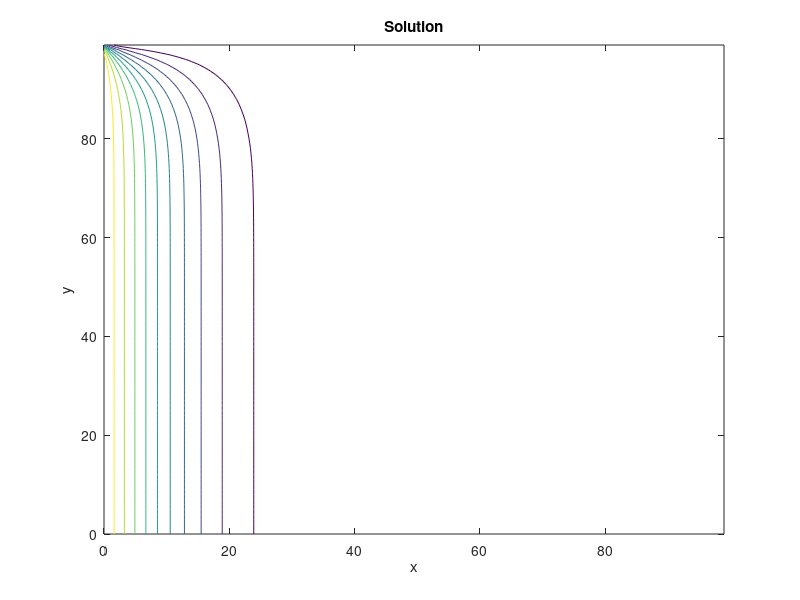

This chart was generated by the following MATLAB code:
clear;close all;clc;

% With non-equal weights, things get more complicated in the main solver
% loop, compared to D1Q2 and D2Q4, which both have lattice links of equal
% weight.

% Input parameters.
nodes = [100, 100]; % x nodes, y nodes.
dh = 1; % dh = dx = dy.
dt = 1; % timestep.
timesteps = 400;
alpha = 0.25; % Physical constant.
twall = 1.0; % Left-hand wall temperature.

% Constants.
w = zeros(9,1);
w(1) = 4/9;
w(2:5) = 1/9;
w(6:9) = 1/36;

% Derived inputs.
L = dh*[nodes(1)-1, nodes(2)-1] ; % x , y dimensions of physical domain.
c = dh/dt;
csq = c.^2;
omega = 1 / (3*alpha/(dt*csq)+0.5);

% Initialize.
x = linspace(0,L(1),nodes(1))';
y = linspace(0,L(2),nodes(2))';
f = zeros(nodes(2),nodes(1),9);
% BC initialize.
for k = 1:9
    f(:,1,k) = w(k)*twall; % left wall.
end

% Main loop.
for iter = 1:timesteps
    % Reconstruct T.
    rho = f(:,:,1);
    for k = 2:9
        rho = rho + f(:,:,k);
    end
    % Collision
    for k = 1:9
        feq = w(k)*rho;
        f(:,:,k) = omega*feq + (1-omega)*f(:,:,k);
    end
    % Streaming
    f(:,2:end,2) = f(:,1:end-1,2); % East vector.
    f(2:end,:,3) = f(1:end-1,:,3); % North vector.
    f(:,1:end-1,4) = f(:,2:end,4); % West vector.
    f(1:end-1,:,5) = f(2:end,:,5); % South vector.
    f(2:end,2:end,6) = f(1:end-1,1:end-1,6); % Northeast vector.
    f(2:end,1:end-1,7) = f(1:end-1,2:end,7); % Northwest vector.
    f(1:end-1,1:end-1,8) = f(2:end,2:end,8); % Southwest vector.
    f(1:end-1,2:end,9) = f(2:end,1:end-1,9); % Southeast vector.
    % Boundary conditions
    f(:,1,2) = w(2)*twall + w(4)*twall - f(:,1,4); % Left boundary, T = 1.0.
    f(:,1,6) = w(6)*twall + w(8)*twall - f(:,1,8); % Left boundary, T = 1.0.
    f(:,1,9) = w(9)*twall + w(7)*twall - f(:,1,7); % Left boundary, T = 1.0.
    f(:,end,4) = -f(:,end,2); % Right boundary, T = 0.
    f(:,end,7) = -f(:,end,9); % Right boundary, T = 0.
    f(:,end,8) = -f(:,end,6); % Right boundary, T = 0.
    f(end,:,5) = -f(end,:,3); % Top boundary, T = 0.
    f(end,:,8) = -f(end,:,6); % Top boundary, T = 0.
    f(end,:,9) = -f(end,:,7); % Top boundary, T = 0.
    for k = 2:9
        f(1,:,k) = f(2,:,k); % Bottom boundary, adiabatic.
    end
end
rho = f(:,:,1);
for k = 2:9
    rho = rho + f(:,:,k);
end

% Plotting results!
[X, Y] = meshgrid(x,y);
contour(X, Y, rho);
title('Solution');
xlabel('x');
ylabel('y');





